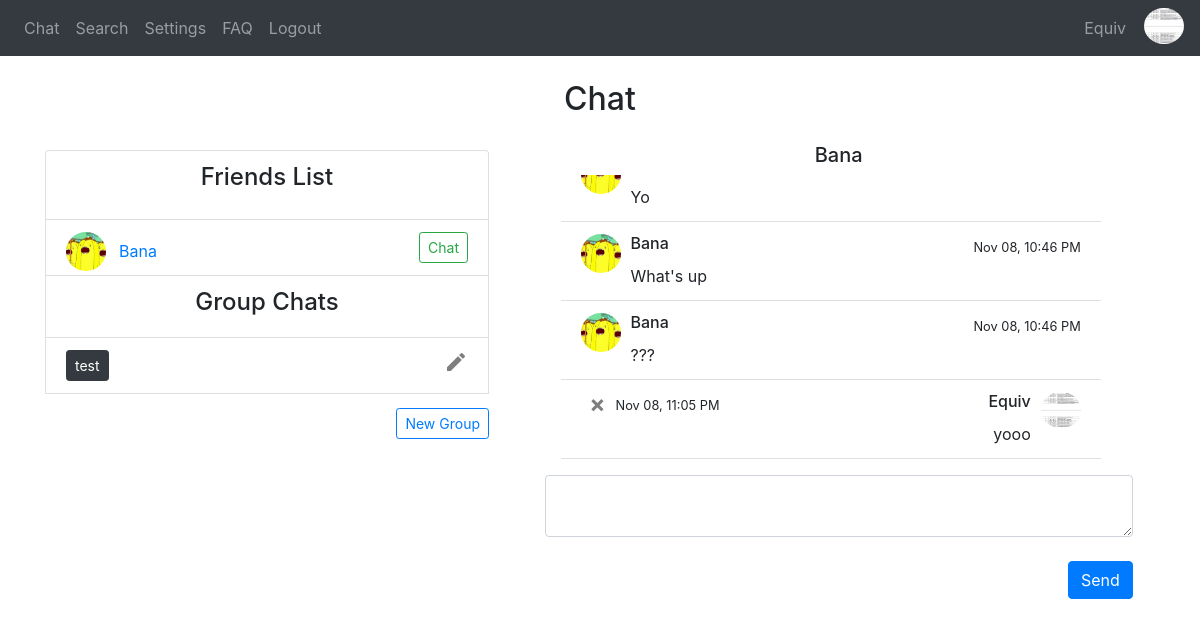
The app's page /chat/Bana (signed in) with its own data.
### website/models.py (models this page shows)
class User(db.Model, UserMixin):
    username = db.Column(db.String(150), unique=True)
    password = db.Column(db.String(150))
    answer = db.Column(db.String(150)) # security word
    question = db.Column(db.String(150)) # security question
    first_name = db.Column(db.String(150))
    status = db.Column(db.String(150))
    messages = db.relationship('Message')
    friends_list = db.relationship('Friend')
    id = db.Column(db.Integer, primary_key=True)
    name = db.Column(db.String(20))
    groups = db.relationship('Group', secondary=user_groups, backref=db.backref('members', lazy='dynamic'))
    image_file = db.Column(db.String(20), nullable=False, default='default.jpg')

class Message(db.Model):
    id = db.Column(db.Integer, primary_key=True)
    data = db.Column(db.String(10000))
    date = db.Column(db.DateTime(timezone=True), default=func.now(tz=pytz.timezone('US/Eastern')))
    user_id = db.Column(db.Integer, db.ForeignKey('user.id')) #one-to-many relationship
    recipient_id = db.Column(db.Integer)
    group_id = db.Column(db.Integer)

class Friend(db.Model):
    id = db.Column(db.Integer, primary_key=True)
    user_id = db.Column(db.Integer, db.ForeignKey('user.id')) #one-to-many relationship
    friend_id = db.Column(db.Integer)
    friend_name = db.Column(db.String(10000))

class Group(db.Model):
    group_id = db.Column(db.Integer, primary_key=True)
    group_name = db.Column(db.String(20))

### website/views.py (the view, shortened to what this page needs)
@views.route('/chat/<string:recipient>', methods=['GET', 'POST'])
@login_required
def chat_with(recipient):
    recipient = User.query.filter(User.username == recipient).first_or_404()
    user_db = User.query.all()
    message_db = Message.query.all()
    return render_template("chat.html", User=User, user=current_user, username=current_user.username, user_db=user_db, Message = Message, recipient=recipient, desc=desc, redirect=redirect, message1=None, datetime=datetime)

### website/__init__.py (called while the page is built)
def create_app():
    app = Flask(__name__)
    app.config['SECRET_KEY'] = 'wadkjwlajda'
    app.config['SQLALCHEMY_DATABASE_URI'] = f'sqlite:///{DB_NAME}'
    db.init_app(app)
    from .views import views
    from .auth import auth
    from .group_views import group_views
    app.register_blueprint(views, url_prefix='/')
    app.register_blueprint(auth, url_prefix='/')
    app.register_blueprint(group_views, url_prefix='/')
    from .models import User, Message
    create_database(app)
    login_manager = LoginManager()
    login_manager.login_view = 'auth.login'
    login_manager.init_app(app)
    @login_manager.user_loader
    def load_user(id):
        return User.query.get(int(id))
    return app

### website/templates/chat.html (shortened to what this page needs)
{% extends "base.html" %} {% block title %}Chat{% endblock %} {% block content
    %}
    <h2 align="center">Chat</h2>
{% if recipient %}
<div style="float: right; width: 55%; padding-right: 2%; padding-top: 1.5%;">
    <ul class="list-group list-group-flush" id="messages">
        <h5 align="center">{{recipient.username}}</h5>
            <div class="overflow-auto p-3 mb-3 mb-md-0 mr-md-3 bg-light;" style="max-height: 300px; display: flex; flex-direction: column-reverse;">
            {% for message in Message.query.order_by(desc(Message.id)).all() %}
            {% if message.user_id == user.id and message.recipient_id == recipient.id %}
                <li class="list-group-item">
                    <div style="height:30px">
                        <div style="float: right; padding-left: 10px"><img style="width:40px" class="rounded-circle account-img" src="{{ url_for('static', filename='profile_pics/' + current_user.image_file) }}"></div>
                        <div style="float: right"><h6>{{username}}</h6></div>
                        <div style="float: left; width: 5%"><a class="close" id="chat" href="/delete-message/{{message.id}}/{{recipient.username}}"><span aria-hidden="true">&times;</span></a></div>
                    {% if (message.date - datetime.datetime.now()).days < 0 %}
                    <div style="float:left; padding-left: 10px"><small>{{(message.date - datetime.timedelta(hours=5)).strftime('%b %d, %I:%M %p')}}</small></div>
                    {% elif (message.date - datetime.datetime.now()).days == -1 %}
                        <div style="float:left; padding-left: 10px"><small>{{(message.date - datetime.timedelta(hours=5)).strftime('Yesterday, %I:%M %p')}}</small></div>
                    {% else %}
                        <div style="float:left; padding-left: 10px"><small>{{(message.date - datetime.timedelta(hours=5)).strftime('%I:%M %p')}}</small></div>
                    {% endif %}
                </div>
                <div align="right">{{message.data}}</div>
                </li>
            {% endif %}
            {% if message.user_id == recipient.id and message.recipient_id == user.id %}
                <li class="list-group-item">
                    <div style="height:30px">
                        <div style="float: left; padding-right: 10px"><img style="width:40px" class="rounded-circle account-img" src="{{ url_for('static', filename='profile_pics/' + User.query.filter(User.id == message.user_id).first_or_404().image_file) }}"></div>
                        <div style="float: left"><h6>{{recipient.username}}</h6></div>
                    {% if (message.date - datetime.datetime.now()).days < 0 %}
                    <div style="float:right"><small>{{(message.date - datetime.timedelta(hours=5)).strftime('%b %d, %I:%M %p')}}</small></div>
                    {% elif (message.date - datetime.datetime.now()).days == -1 %}
                        <div style="float:right"><small>{{(message.date - datetime.timedelta(hours=5)).strftime('Yesterday, %I:%M %p')}}</small></div>
                {% else %}
                    <div style="float:right"><small>{{(message.date - datetime.timedelta(hours=5)).strftime('%I:%M %p')}}</small></div>
                {% endif %}
            </div>
                <div align="left">{{message.data}}</div>
                </li>
            {% endif %}
        {% endfor %}
        </div>
    </ul>
    <form method="POST">
        <textarea name="message" id="message" class="form-control"></textarea>
        <br />
        <div align="right">
            <button type="submit" class="btn btn-primary" onclick="document.getElementById('sound_send').play();" >Send</button>
        </div>
    </form>
</div>
{% endif %}
    <br />
<div style="float: left; width: 40%; padding-left: 0%">
    <li style="height: 70px" class="list-group-item"><h4 align="center">Friends List</h4></li>
    {% if user.friends_list %}
        {% for friend in user.friends_list %}
            <li class="list-group-item">
                <div style="float: left"><img style="width:40px" class="rounded-circle account-img" src="{{ url_for('static', filename='profile_pics/' + User.query.filter(User.id == friend.friend_id).first_or_404().image_file) }}"></div>
                <div style="float: left"><a class="btn btn-link" id="chat" href="/profile/{{User.query.filter(User.id == friend.friend_id).first_or_404().username}}">{{User.query.filter(User.id == friend.friend_id).first_or_404().username}}</a></div>
                <div align="right"><a class="btn btn-outline-success btn-sm" id="chat" href="/chat/{{User.query.filter(User.id == friend.friend_id).first_or_404().username}}">Chat</a></div>
            </li>
        {% endfor %}
    {% endif %}
    {% if user.groups %}
    <li class="list-group-item"><h4 align="center">Group Chats</h4></li>
        {% for group in user.groups %}
            <li class="list-group-item">
                <a class="btn btn-dark btn-sm" id="chat" href="/group-chat/{{group.group_name}}">{{group.group_name}}</a>
                <div style="float: right; width: 5%"><a class="close" id="chat" href="/"><span aria-hidden="true"><i class="material-icons">mode_edit</i></span></a></div>
            </li>
        {% endfor %}
    {% endif %}
    <div style="float: right; padding-top: 3%"><a class="btn btn-outline-primary btn-sm" id="create-group" href="/create-group">New Group</a></div>
</div>
{% endblock %}

### website/templates/base.html (shortened to what this page needs)
<!DOCTYPE html>
<html>
  <head>
    <link
      rel="stylesheet"
      href="https://stackpath.bootstrapcdn.com/bootstrap/4.4.1/css/bootstrap.min.css"
    />
    <link
      rel="stylesheet"
      href="https://stackpath.bootstrapcdn.com/font-awesome/4.7.0/css/font-awesome.min.css"
    />
  </head>
  <body>
    <nav class="navbar navbar-expand-lg navbar-dark bg-dark">
      <div class="collapse navbar-collapse" id="navbar">
        <div class="navbar-nav">
          {% if user.is_authenticated %}
            <a class="nav-item nav-link" id="chat" href="/">Chat</a>
            <a class="nav-item nav-link" id="search" href="/search">Search</a>
            <a class="nav-item nav-link" id="settings" href="/settings">Settings</a>
            <a class="nav-item nav-link" id="faq" href="/faq">FAQ</a>
            <a class="nav-item nav-link" id="logout" href="/logout">Logout</a>
          {% else %}
            <a class="nav-item nav-link" id="login" href="/login">Log In</a>
            <a class="nav-item nav-link" id="signUp" href="/sign-up">Sign Up</a>
            <a class="nav-item nav-link" id="faq" href="/faq">FAQ</a>
          {% endif %}
        </div>
      </div>
      <div class="collapse navbar-collapse justify-content-end" id="navbar">
        <div class="navbar-nav">
          {% if user.is_authenticated %}
          <a class="nav-item nav-link" id="chat" href="/profile">{{user.username}}</a>
          <div style="float: right; padding-left: 10px"><a href="/profile"><img style="width:40px" class="rounded-circle account-img" src="{{ url_for('static', filename='profile_pics/' + current_user.image_file) }}"></a></div>
          {% endif %}
        </div>
      </div>
    </nav>
    <br />
    <div class="container">{% block content %} {% endblock %}</div>
  </body>
</html>

### records on screen
User: username "Equiv", image_file (picture)
User: username "Bana", query.filter "Bana"
Message: image_file (picture), date "Nov 08, 11:05 PM", data "yooo"
Message: image_file (picture), date "Nov 08, 10:46 PM", data "???"
Message: image_file (picture), date "Nov 08, 10:46 PM", data "What's up"
Message: image_file (picture), data "Yo"
Friend: image_file (picture)
Group: group_name "test"
